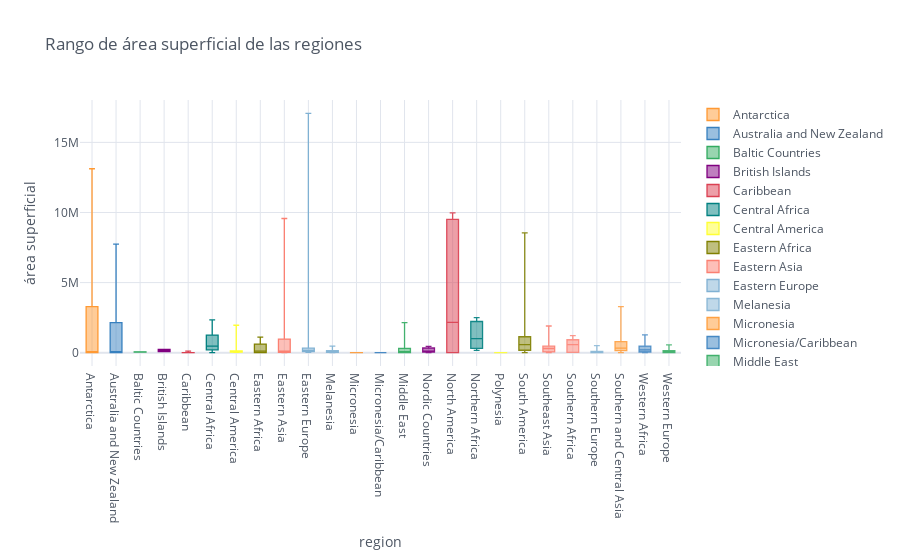

The code cell stored with this chart in its notebook:
### Code cell
# Boxplot o grafico de caja

Data2.iplot(kind='box', xTitle='region',
                    yTitle='área superficial', title='Rango de área superficial de las regiones')

### Figure 1 — Plotly figure (JSON) as saved in the notebook; plotly's stock layout.template omitted (floating-point values rounded to 4 significant figures; data arrays with more than 128 entries replaced by an {"elided": "..."} marker saying what was removed)
{"data": [{"boxpoints": false, "line": {"width": 1.3}, "marker": {"color": "rgba(255, 153, 51, 1.0)"}, "name": "Antarctica", "orientation": "v", "type": "box", "y": {"elided": "239 int values"}}, {"boxpoints": false, "line": {"width": 1.3}, "marker": {"color": "rgba(55, 128, 191, 1.0)"}, "name": "Australia and New Zealand", "orientation": "v", "type": "box", "y": {"elided": "239 int values"}}, {"boxpoints": false, "line": {"width": 1.3}, "marker": {"color": "rgba(50, 171, 96, 1.0)"}, "name": "Baltic Countries", "orientation": "v", "type": "box", "y": {"elided": "239 int values"}}, {"boxpoints": false, "line": {"width": 1.3}, "marker": {"color": "rgba(128, 0, 128, 1.0)"}, "name": "British Islands", "orientation": "v", "type": "box", "y": {"elided": "239 int values"}}, {"boxpoints": false, "line": {"width": 1.3}, "marker": {"color": "rgba(219, 64, 82, 1.0)"}, "name": "Caribbean", "orientation": "v", "type": "box", "y": {"elided": "239 int values"}}, {"boxpoints": false, "line": {"width": 1.3}, "marker": {"color": "rgba(0, 128, 128, 1.0)"}, "name": "Central Africa", "orientation": "v", "type": "box", "y": {"elided": "239 int values"}}, {"boxpoints": false, "line": {"width": 1.3}, "marker": {"color": "rgba(255, 255, 51, 1.0)"}, "name": "Central America", "orientation": "v", "type": "box", "y": {"elided": "239 int values"}}, {"boxpoints": false, "line": {"width": 1.3}, "marker": {"color": "rgba(128, 128, 0, 1.0)"}, "name": "Eastern Africa", "orientation": "v", "type": "box", "y": {"elided": "239 int values"}}, {"boxpoints": false, "line": {"width": 1.3}, "marker": {"color": "rgba(251, 128, 114, 1.0)"}, "name": "Eastern Asia", "orientation": "v", "type": "box", "y": {"elided": "239 int values"}}, {"boxpoints": false, "line": {"width": 1.3}, "marker": {"color": "rgba(128, 177, 211, 1.0)"}, "name": "Eastern Europe", "orientation": "v", "type": "box", "y": {"elided": "239 int values"}}, {"boxpoints": false, "line": {"width": 1.3}, "marker": {"color": "rgba(128, 177, 211, 0.8999999999999999)"}, "name": "Melanesia", "orientation": "v", "type": "box", "y": {"elided": "239 int values"}}, {"boxpoints": false, "line": {"width": 1.3}, "marker": {"color": "rgba(255, 153, 51, 0.8999999999999999)"}, "name": "Micronesia", "orientation": "v", "type": "box", "y": {"elided": "239 int values"}}, {"boxpoints": false, "line": {"width": 1.3}, "marker": {"color": "rgba(55, 128, 191, 0.8999999999999999)"}, "name": "Micronesia/Caribbean", "orientation": "v", "type": "box", "y": {"elided": "239 int values"}}, {"boxpoints": false, "line": {"width": 1.3}, "marker": {"color": "rgba(50, 171, 96, 0.8999999999999999)"}, "name": "Middle East", "orientation": "v", "type": "box", "y": {"elided": "239 int values"}}, {"boxpoints": false, "line": {"width": 1.3}, "marker": {"color": "rgba(128, 0, 128, 0.8999999999999999)"}, "name": "Nordic Countries", "orientation": "v", "type": "box", "y": {"elided": "239 int values"}}, {"boxpoints": false, "line": {"width": 1.3}, "marker": {"color": "rgba(219, 64, 82, 0.8999999999999999)"}, "name": "North America", "orientation": "v", "type": "box", "y": {"elided": "239 int values"}}, {"boxpoints": false, "line": {"width": 1.3}, "marker": {"color": "rgba(0, 128, 128, 0.8999999999999999)"}, "name": "Northern Africa", "orientation": "v", "type": "box", "y": {"elided": "239 int values"}}, {"boxpoints": false, "line": {"width": 1.3}, "marker": {"color": "rgba(255, 255, 51, 0.8999999999999999)"}, "name": "Polynesia", "orientation": "v", "type": "box", "y": {"elided": "239 int values"}}, {"boxpoints": false, "line": {"width": 1.3}, "marker": {"color": "rgba(128, 128, 0, 0.8999999999999999)"}, "name": "South America", "orientation": "v", "type": "box", "y": {"elided": "239 int values"}}, {"boxpoints": false, "line": {"width": 1.3}, "marker": {"color": "rgba(251, 128, 114, 0.8999999999999999)"}, "name": "Southeast Asia", "orientation": "v", "type": "box", "y": {"elided": "239 int values"}}, {"boxpoints": false, "line": {"width": 1.3}, "marker": {"color": "rgba(251, 128, 114, 0.7999999999999998)"}, "name": "Southern Africa", "orientation": "v", "type": "box", "y": {"elided": "239 int values"}}, {"boxpoints": false, "line": {"width": 1.3}, "marker": {"color": "rgba(128, 177, 211, 0.7999999999999998)"}, "name": "Southern Europe", "orientation": "v", "type": "box", "y": {"elided": "239 float values"}}, {"boxpoints": false, "line": {"width": 1.3}, "marker": {"color": "rgba(255, 153, 51, 0.7999999999999998)"}, "name": "Southern and Central Asia", "orientation": "v", "type": "box", "y": {"elided": "239 int values"}}, {"boxpoints": false, "line": {"width": 1.3}, "marker": {"color": "rgba(55, 128, 191, 0.7999999999999998)"}, "name": "Western Africa", "orientation": "v", "type": "box", "y": {"elided": "239 int values"}}, {"boxpoints": false, "line": {"width": 1.3}, "marker": {"color": "rgba(50, 171, 96, 0.7999999999999998)"}, "name": "Western Europe", "orientation": "v", "type": "box", "y": {"elided": "239 float values"}}], "layout": {"legend": {"bgcolor": "#FFFFFF", "font": {"color": "#4D5663"}}, "paper_bgcolor": "#FFFFFF", "plot_bgcolor": "#FFFFFF", "title": {"font": {"color": "#4D5663"}, "text": "Rango de área superficial de las regiones"}, "xaxis": {"gridcolor": "#E1E5ED", "showgrid": true, "tickfont": {"color": "#4D5663"}, "title": {"font": {"color": "#4D5663"}, "text": "region"}, "zerolinecolor": "#E1E5ED"}, "yaxis": {"gridcolor": "#E1E5ED", "showgrid": true, "tickfont": {"color": "#4D5663"}, "title": {"font": {"color": "#4D5663"}, "text": "área superficial"}, "zerolinecolor": "#E1E5ED"}}}
